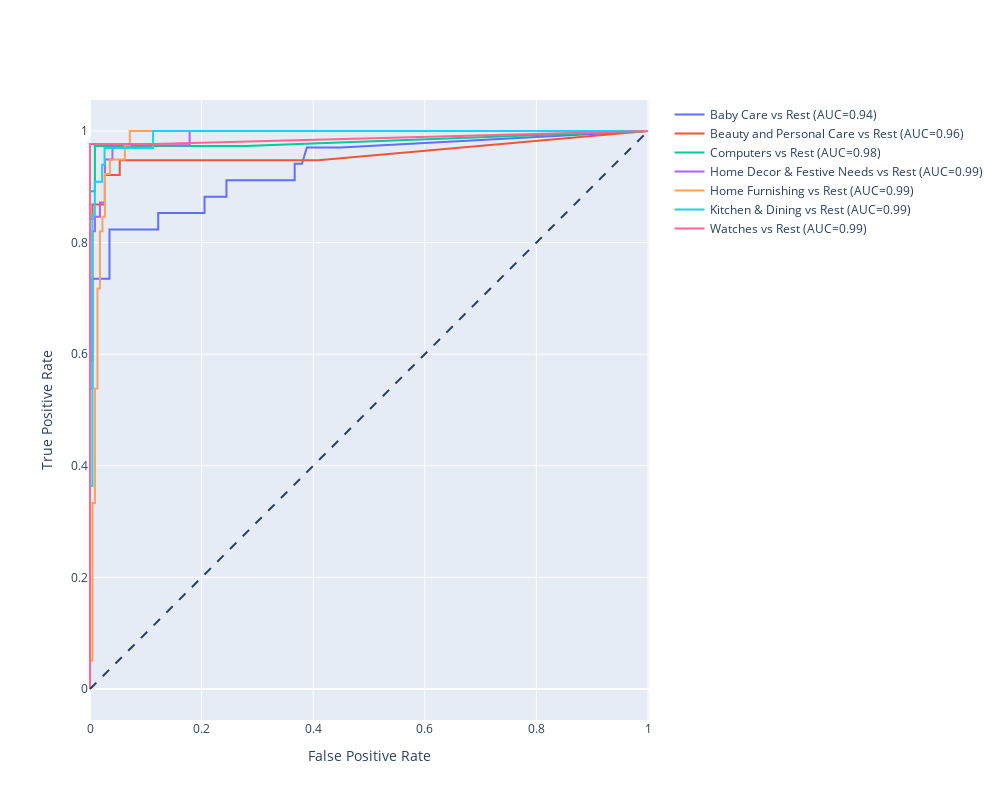

Notebook code cell kept with this figure:
### Markdown cell above
### 1-3 <u>Essai de classification avec RandomForestClassifier  OneVsRestClassifier</u>

### Code cell
X_train,X_test,y_train,y_test=train_test_split(X_tsne,df['target'],test_size=0.25)
scoring='f1_macro'
 

param_grid =[
     { 
   # 'estimator__n_estimators': [100], #[200, 500]
    #'estimator__max_features': ['auto'],#['auto', 'sqrt', 'log2']
    #'estimator__max_depth' : [5],#[4,5,6,7,8]
   'estimator__criterion' :  ['gini', 'entropy'],
         'estimator__random_state':[random_state]
}
]
 
cv=3
model=OneVsRestClassifier(RandomForestClassifier())
mean_auc,ARI,_=classification_utils.grid_search_cv_multiclass(
    model,
    param_grid,
    scoring,
    cv,
    label_target_encoder,
    df['main_category'].unique().tolist(),
    X_train,
    X_test,
    y_train,
    y_test,
'catégories réelles l\'échantillon de test des produits',
  'catégories prédites l\'échantillon de test des produits',
    'Classification OneVsRestClassifier(RandomForestClassifier())'
)
